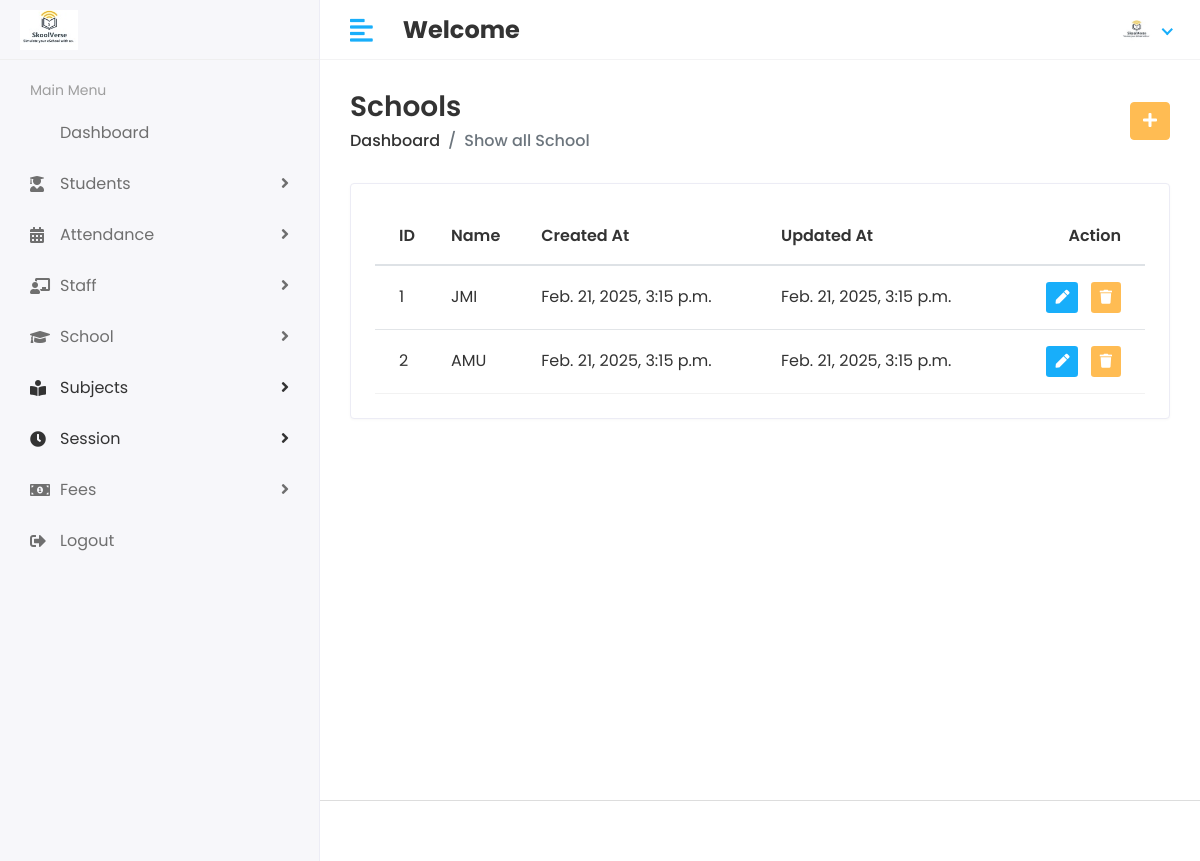
Page /Hod/School/View (signed in) on the committed database.
### app/models.py (models this page shows, shortened)
class School(models.Model):
    name = models.CharField(max_length=100)
    created_at = models.DateTimeField(auto_now_add=True)
    updated_at = models.DateTimeField(auto_now=True)

### student_management_project/Hod_views.py (the view)
# urls.py: path('Hod/School/View', Hod_views.VIEW_SCHOOL, name='view_school'),
@staff_member_required(redirect_field_name='next', login_url='login')
def VIEW_SCHOOL(request):
    school = School.objects.all()
    context = {
        'school':school
    }
    return render(request, 'Hod/view_course.html', context)

### templates/Hod/view_course.html (shortened to what this page needs)
{% extends 'base.html' %}
{% block content %}
 <div class="page-header">
               <div class="row align-items-center">
                  <div class="col">
                     <h3 class="page-title">Schools</h3>
                     <ul class="breadcrumb">
                        <li class="breadcrumb-item"><a href="{% url 'hod_home' %}">Dashboard</a></li>
                        <li class="breadcrumb-item active">Show all School</li>
                     </ul>
                  </div>
                  <div class="col-auto text-right float-right ml-auto">
                     <a href="{% url 'add_school' %}" class="btn btn-primary"><i class="fas fa-plus"></i></a>
                  </div>
               </div>
            </div>
            <div class="row">
               <div class="col-sm-12">
                  <div class="card card-table">
                     <div class="card-body">
                        {% if school %}
                         <div class="table-responsive">
                           <table  class="table table-hover table-center mb-0 ">
                              <thead>
                                 <tr>
                                    <th>ID</th>
                                    <th>Name</th>
                                    <th>Created At</th>
                                    <th>Updated At</th>
                                    <th class="text-right">Action</th>
                                 </tr>
                              </thead>
                              <tbody>
                                 {% for i in school %}
                                    <tr>
                                <td>{{ forloop.counter }}</td>
                                        <td>{{i.name}}</td>
                                        <td>{{i.created_at}}</td>
                                        <td>{{i.updated_at}}</td>
                                        <td class="text-right">
                                           <div class="actions">
                                              <a href="{% url 'edit_school' i.id %}" class="btn btn-sm bg-success-light mr-2">
                                                 <i class="fas fa-pen"></i>
                                              </a>
                                              <a href="{% url 'delete_school' i.id %}" class="btn btn-sm bg-danger-light">
                                                 <i class="fas fa-trash"></i>
                                              </a>
                                           </div>
                                        </td>
                                    </tr>
                                {% endfor %}
                              </tbody>
                           </table>
                        </div>
                         {% else %}
                         <h4 class="text-center text-red">No Data</h4>
                        {% endif %}
                     </div>
                  </div>
               </div>
            </div>
</div>
{% endblock %}

### static/assets/css/style.css (style rules this page uses)
html { height: 100%; }
body { background-color: #fff; color: #333; font-family: 'Poppins', sans-serif; font-size: 1rem; height: 100%; line-height: 1.5; overflow-x: hidden; }
h1, h2, h3, h4, h5, h6 { font-family: 'Poppins', sans-serif; margin-top: 0; }
a { color: #009ce7; }
input, button, a { transition: all 0.4s ease; -moz-transition: all 0.4s ease; -o-transition: all 0.4s ease; -ms-transition: all 0.4s ease; -webkit-transition: all 0.4s ease; }
ul, ol { padding: 0px; list-style: none; }
.table { color: #333; max-width: 100%; margin-bottom: 0; width: 100%; }
.table thead tr th { font-weight: 600; }
.table tbody tr { border-bottom: 1px solid rgba(0, 0, 0, 0.05); }
.table.table-center td, .table.table-center th { vertical-align: middle; }
.card-table .card-body .table > thead > tr > th { border-top: 0; }
.card-table .card-body .table tr td:first-child, .card-table .card-body .table tr th:first-child { padding-left: 1.5rem; }
.card-table .card-body .table tr td:last-child, .card-table .card-body .table tr th:last-child { padding-right: 1.5rem; }
.card-table .table td, .card-table .table th { border-top: 1px solid #e2e5e8; padding: 1rem 0.75rem; white-space: nowrap; }
.btn-primary { background-color: #FFBC53; border: 1px solid #FFBC53; }
.card { border: 1px solid #ececf5; box-shadow: 0 1px 3px 0 rgba(0, 0, 0, 0.03); margin-bottom: 1.875rem; }
.card-body { padding: 1.5rem; }
.bg-danger-light { background-color:#FFBC53 !important; color:#fff !important; }
.bg-success-light { background-color: #18aefa; color: #fff; }
.page-header { margin-bottom: 1.875rem; }
.page-header .breadcrumb { background-color: transparent; color: #6c757d; font-size: 1rem; font-weight: 500; margin-bottom: 0; padding: 0; }
.page-header .breadcrumb a { color: #333; }
.page-title { font-size: 28px; font-weight: 600; color: #333; margin-bottom: 5px; }

### rows in the picture
School: name "JMI", created_at "Feb. 21, 2025, 3:15 p.m.", updated_at "Feb. 21, 2025, 3:15 p.m."
School: name "AMU", created_at "Feb. 21, 2025, 3:15 p.m.", updated_at "Feb. 21, 2025, 3:15 p.m."
